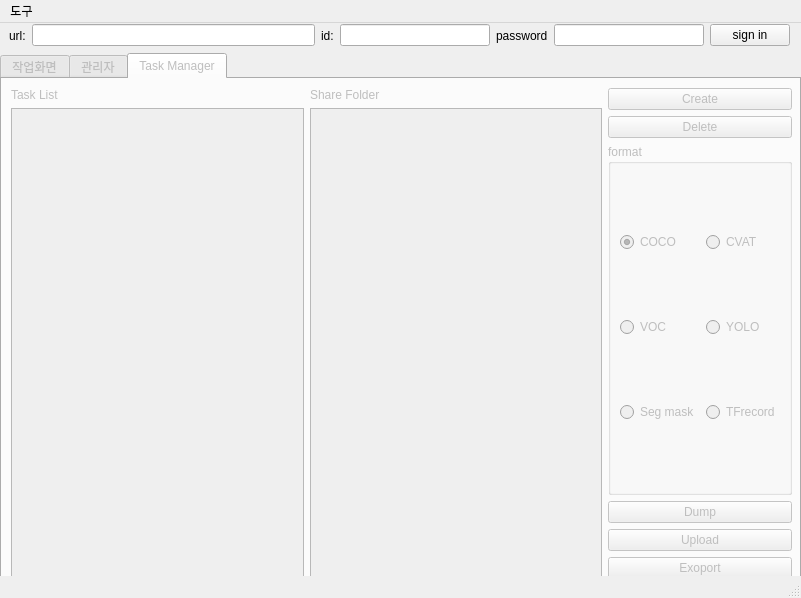
<?xml version="1.0" encoding="UTF-8"?>
<ui version="4.0">
 <class>MainWindow</class>
 <widget class="QMainWindow" name="MainWindow">
  <property name="geometry">
   <rect>
    <x>0</x>
    <y>0</y>
    <width>801</width>
    <height>598</height>
   </rect>
  </property>
  <property name="windowTitle">
   <string>MainWindow</string>
  </property>
  <widget class="QWidget" name="centralwidget">
   <widget class="QTabWidget" name="adminpage">
    <property name="enabled">
     <bool>false</bool>
    </property>
    <property name="geometry">
     <rect>
      <x>0</x>
      <y>30</y>
      <width>801</width>
      <height>551</height>
     </rect>
    </property>
    <property name="currentIndex">
     <number>2</number>
    </property>
    <property name="tabsClosable">
     <bool>false</bool>
    </property>
    <widget class="QWidget" name="tab">
     <property name="enabled">
      <bool>false</bool>
     </property>
     <attribute name="title">
      <string>작업화면</string>
     </attribute>
     <widget class="QWidget" name="horizontalLayoutWidget_2">
      <property name="geometry">
       <rect>
        <x>10</x>
        <y>10</y>
        <width>781</width>
        <height>491</height>
       </rect>
      </property>
      <layout class="QHBoxLayout" name="horizontalLayout_5">
       <item>
        <layout class="QGridLayout" name="gridLayout_5">
         <item row="1" column="0">
          <widget class="QListView" name="listView">
           <property name="maximumSize">
            <size>
             <width>200</width>
             <height>16777215</height>
            </size>
           </property>
          </widget>
         </item>
         <item row="1" column="1">
          <widget class="QTableView" name="tableView_2"/>
         </item>
         <item row="0" column="0">
          <widget class="QLabel" name="label_10">
           <property name="text">
            <string>Project list</string>
           </property>
          </widget>
         </item>
         <item row="0" column="1">
          <widget class="QLabel" name="label_11">
           <property name="text">
            <string>상황판</string>
           </property>
          </widget>
         </item>
        </layout>
       </item>
       <item>
        <spacer name="horizontalSpacer">
         <property name="orientation">
          <enum>Qt::Horizontal</enum>
         </property>
         <property name="sizeType">
          <enum>QSizePolicy::Preferred</enum>
         </property>
         <property name="sizeHint" stdset="0">
          <size>
           <width>40</width>
           <height>20</height>
          </size>
         </property>
        </spacer>
       </item>
       <item>
        <widget class="QPushButton" name="pushButton_2">
         <property name="sizePolicy">
          <sizepolicy hsizetype="Expanding" vsizetype="Fixed">
           <horstretch>0</horstretch>
           <verstretch>0</verstretch>
          </sizepolicy>
         </property>
         <property name="minimumSize">
          <size>
           <width>0</width>
           <height>100</height>
          </size>
         </property>
         <property name="maximumSize">
          <size>
           <width>100</width>
           <height>16777215</height>
          </size>
         </property>
         <property name="text">
          <string>다음 작업</string>
         </property>
        </widget>
       </item>
       <item>
        <spacer name="horizontalSpacer_2">
         <property name="orientation">
          <enum>Qt::Horizontal</enum>
         </property>
         <property name="sizeType">
          <enum>QSizePolicy::Preferred</enum>
         </property>
         <property name="sizeHint" stdset="0">
          <size>
           <width>40</width>
           <height>20</height>
          </size>
         </property>
        </spacer>
       </item>
      </layout>
     </widget>
    </widget>
    <widget class="QWidget" name="tab_2">
     <attribute name="title">
      <string>관리자</string>
     </attribute>
     <widget class="QWidget" name="horizontalLayoutWidget_3">
      <property name="geometry">
       <rect>
        <x>9</x>
        <y>9</y>
        <width>781</width>
        <height>491</height>
       </rect>
      </property>
      <layout class="QHBoxLayout" name="horizontalLayout_3">
       <item>
        <layout class="QGridLayout" name="gridLayout_2">
         <item row="1" column="0">
          <widget class="QTableView" name="worker_board_2">
           <property name="autoFillBackground">
            <bool>false</bool>
           </property>
          </widget>
         </item>
         <item row="0" column="0">
          <widget class="QLabel" name="label_6">
           <property name="text">
            <string>라벨러 작업 현황</string>
           </property>
          </widget>
         </item>
         <item row="0" column="1">
          <widget class="QLabel" name="label_7">
           <property name="text">
            <string>job 목록</string>
           </property>
          </widget>
         </item>
         <item row="1" column="1">
          <widget class="QTableView" name="tableView">
           <property name="sizePolicy">
            <sizepolicy hsizetype="MinimumExpanding" vsizetype="Expanding">
             <horstretch>0</horstretch>
             <verstretch>0</verstretch>
            </sizepolicy>
           </property>
          </widget>
         </item>
        </layout>
       </item>
       <item>
        <layout class="QVBoxLayout" name="verticalLayout">
         <item>
          <widget class="QGroupBox" name="horizontalGroupBox_4">
           <property name="title">
            <string>모든 유저에게 job size 만큼 할당</string>
           </property>
           <layout class="QHBoxLayout" name="horizontalLayout_6">
            <item>
             <widget class="QLabel" name="label_5">
              <property name="text">
               <string>job size</string>
              </property>
             </widget>
            </item>
            <item>
             <widget class="QLineEdit" name="lineEdit"/>
            </item>
            <item>
             <widget class="QPushButton" name="pushButton_4">
              <property name="text">
               <string>할당</string>
              </property>
             </widget>
            </item>
           </layout>
          </widget>
         </item>
         <item>
          <widget class="QGroupBox" name="horizontalGroupBox_4">
           <property name="title">
            <string>선택한 job을 선택한 유저에게 할당</string>
           </property>
           <layout class="QHBoxLayout" name="horizontalLayout_4">
            <item>
             <widget class="QLabel" name="label_4">
              <property name="text">
               <string>user:</string>
              </property>
             </widget>
            </item>
            <item>
             <widget class="QLineEdit" name="lineEdit_2">
              <property name="enabled">
               <bool>false</bool>
              </property>
              <property name="sizePolicy">
               <sizepolicy hsizetype="Preferred" vsizetype="Fixed">
                <horstretch>0</horstretch>
                <verstretch>0</verstretch>
               </sizepolicy>
              </property>
             </widget>
            </item>
            <item>
             <widget class="QPushButton" name="pushButton_3">
              <property name="text">
               <string>할당</string>
              </property>
             </widget>
            </item>
           </layout>
          </widget>
         </item>
         <item>
          <widget class="QGroupBox" name="horizontalGroupBox_4">
           <property name="title">
            <string>보고서 저장</string>
           </property>
           <layout class="QGridLayout" name="gridLayout">
            <item row="1" column="0">
             <widget class="QPushButton" name="pushButton_5">
              <property name="sizePolicy">
               <sizepolicy hsizetype="Preferred" vsizetype="Fixed">
                <horstretch>0</horstretch>
                <verstretch>0</verstretch>
               </sizepolicy>
              </property>
              <property name="text">
               <string>저장</string>
              </property>
             </widget>
            </item>
           </layout>
          </widget>
         </item>
        </layout>
       </item>
      </layout>
     </widget>
    </widget>
    <widget class="QWidget" name="tab_3">
     <attribute name="title">
      <string>Task Manager</string>
     </attribute>
     <widget class="QWidget" name="horizontalLayoutWidget_4">
      <property name="geometry">
       <rect>
        <x>9</x>
        <y>9</y>
        <width>781</width>
        <height>491</height>
       </rect>
      </property>
      <layout class="QHBoxLayout" name="horizontalLayout_7">
       <item>
        <layout class="QGridLayout" name="gridLayout_4">
         <item row="1" column="1">
          <widget class="QTreeView" name="treeView"/>
         </item>
         <item row="1" column="0">
          <widget class="QTableView" name="tableView"/>
         </item>
         <item row="0" column="0">
          <widget class="QLabel" name="label_8">
           <property name="text">
            <string>Task List</string>
           </property>
          </widget>
         </item>
         <item row="0" column="1">
          <widget class="QLabel" name="label_9">
           <property name="text">
            <string>Share Folder</string>
           </property>
          </widget>
         </item>
        </layout>
       </item>
       <item>
        <layout class="QVBoxLayout" name="verticalLayout_3">
         <item>
          <layout class="QVBoxLayout" name="verticalLayout_5">
           <item>
            <widget class="QPushButton" name="pushButton_9">
             <property name="text">
              <string>Create</string>
             </property>
            </widget>
           </item>
           <item>
            <widget class="QPushButton" name="pushButton_10">
             <property name="text">
              <string>Delete</string>
             </property>
            </widget>
           </item>
          </layout>
         </item>
         <item>
          <widget class="QGroupBox" name="gridGroupBox_2">
           <property name="sizePolicy">
            <sizepolicy hsizetype="Preferred" vsizetype="Minimum">
             <horstretch>0</horstretch>
             <verstretch>0</verstretch>
            </sizepolicy>
           </property>
           <property name="minimumSize">
            <size>
             <width>0</width>
             <height>159</height>
            </size>
           </property>
           <property name="title">
            <string>format</string>
           </property>
           <layout class="QGridLayout" name="gridLayout_3">
            <item row="0" column="1">
             <widget class="QRadioButton" name="radioButton_3">
              <property name="text">
               <string>CVAT</string>
              </property>
             </widget>
            </item>
            <item row="0" column="0">
             <widget class="QRadioButton" name="radioButton">
              <property name="text">
               <string>COCO</string>
              </property>
              <property name="checked">
               <bool>true</bool>
              </property>
              <property name="autoRepeat">
               <bool>false</bool>
              </property>
             </widget>
            </item>
            <item row="1" column="0">
             <widget class="QRadioButton" name="radioButton_2">
              <property name="text">
               <string>VOC</string>
              </property>
             </widget>
            </item>
            <item row="1" column="1">
             <widget class="QRadioButton" name="radioButton_4">
              <property name="text">
               <string>YOLO</string>
              </property>
             </widget>
            </item>
            <item row="2" column="0">
             <widget class="QRadioButton" name="radioButton_5">
              <property name="text">
               <string>Seg mask</string>
              </property>
             </widget>
            </item>
            <item row="2" column="1">
             <widget class="QRadioButton" name="radioButton_6">
              <property name="text">
               <string>TFrecord</string>
              </property>
             </widget>
            </item>
           </layout>
          </widget>
         </item>
         <item>
          <layout class="QVBoxLayout" name="verticalLayout_4">
           <item>
            <widget class="QPushButton" name="pushButton_6">
             <property name="text">
              <string>Dump</string>
             </property>
            </widget>
           </item>
           <item>
            <widget class="QPushButton" name="pushButton_7">
             <property name="text">
              <string>Upload</string>
             </property>
            </widget>
           </item>
           <item>
            <widget class="QPushButton" name="pushButton_8">
             <property name="text">
              <string>Exoport</string>
             </property>
            </widget>
           </item>
          </layout>
         </item>
        </layout>
       </item>
      </layout>
     </widget>
    </widget>
   </widget>
   <widget class="QWidget" name="horizontalLayoutWidget">
    <property name="geometry">
     <rect>
      <x>9</x>
      <y>0</y>
      <width>781</width>
      <height>25</height>
     </rect>
    </property>
    <layout class="QHBoxLayout" name="horizontalLayout">
     <item>
      <widget class="QLabel" name="label_3">
       <property name="text">
        <string>url:</string>
       </property>
      </widget>
     </item>
     <item>
      <widget class="QLineEdit" name="url"/>
     </item>
     <item>
      <layout class="QHBoxLayout" name="horizontalLayout_2"/>
     </item>
     <item>
      <widget class="QLabel" name="label">
       <property name="text">
        <string>id:</string>
       </property>
      </widget>
     </item>
     <item>
      <widget class="QLineEdit" name="id">
       <property name="maximumSize">
        <size>
         <width>150</width>
         <height>16777215</height>
        </size>
       </property>
      </widget>
     </item>
     <item>
      <widget class="QLabel" name="label_2">
       <property name="text">
        <string>password</string>
       </property>
      </widget>
     </item>
     <item>
      <widget class="QLineEdit" name="password">
       <property name="maximumSize">
        <size>
         <width>150</width>
         <height>16777215</height>
        </size>
       </property>
       <property name="echoMode">
        <enum>QLineEdit::Password</enum>
       </property>
       <property name="readOnly">
        <bool>false</bool>
       </property>
      </widget>
     </item>
     <item>
      <widget class="QPushButton" name="pushButton">
       <property name="text">
        <string>sign in</string>
       </property>
      </widget>
     </item>
    </layout>
   </widget>
   <zorder>horizontalLayoutWidget</zorder>
   <zorder>adminpage</zorder>
  </widget>
  <widget class="QMenuBar" name="menubar">
   <property name="geometry">
    <rect>
     <x>0</x>
     <y>0</y>
     <width>801</width>
     <height>21</height>
    </rect>
   </property>
   <widget class="QMenu" name="menu">
    <property name="title">
     <string>도구</string>
    </property>
    <addaction name="actionframe_image_download"/>
    <addaction name="actionTransfer_Dataset"/>
    <addaction name="actionDraw_Object_in_Dataset"/>
    <addaction name="actionMerge_Dataset"/>
   </widget>
   <addaction name="menu"/>
  </widget>
  <widget class="QStatusBar" name="statusbar"/>
  <action name="actionframe_image_download">
   <property name="text">
    <string>Download frame image</string>
   </property>
  </action>
  <action name="actionTransfer_Dataset">
   <property name="text">
    <string>Transfer Dataset</string>
   </property>
  </action>
  <action name="actionDraw_Object_in_Dataset">
   <property name="text">
    <string>Draw Object in Dataset</string>
   </property>
  </action>
  <action name="actionMerge_Dataset">
   <property name="text">
    <string>Merge Dataset</string>
   </property>
  </action>
 </widget>
 <resources/>
 <connections/>
</ui>
